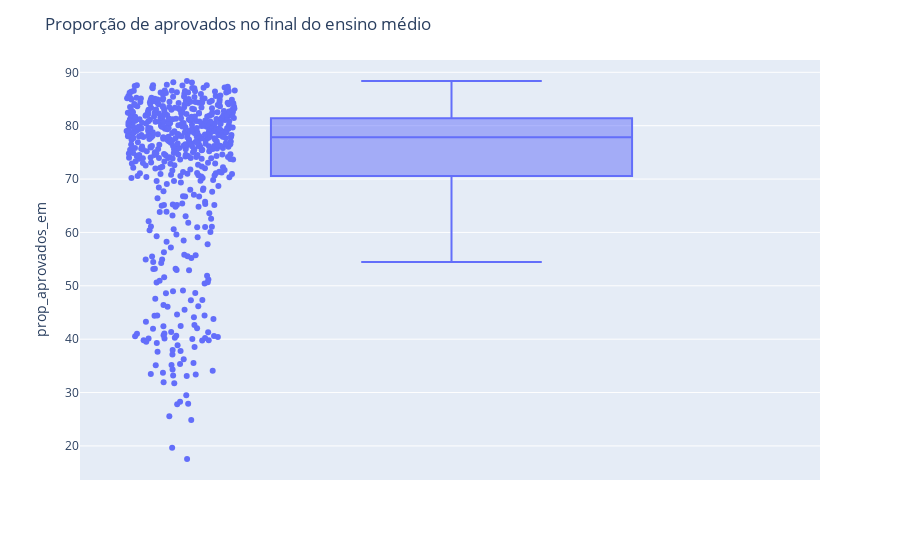

The notebook cell saved with this chart:
### Markdown cell above
É possível constatar através do gráfico que apenas alguns estados tem uma alta taxa de aprovação, entranto esse mesmo gráfico não permite uma visualização precisa do nível de aprovados em cada município.

### Code cell
#Organizing data
flux_filtered = flux[flux['prop_aprovados_em'] < 81.403392*1.75]
flux_filtered = flux_filtered[flux_filtered['prop_reprovados_em'] < 7.448878*1.75]
flux_filtered = flux_filtered[flux_filtered['prop_abandono_em'] < 4.283583*1.75]
#Ploting
fig = px.box(flux_filtered, y="prop_aprovados_em", points = "all", hover_data=['name'], labels={'y':'gdp'})
fig.update_layout(title_text="Proporção de concluintes do ensino médio no estado de SP")
fig.show()

### Figure 1 — Plotly figure (JSON) as saved in the notebook; plotly's stock layout.template omitted (floating-point values rounded to 4 significant figures; data arrays with more than 128 entries replaced by an {"elided": "..."} marker saying what was removed)
{"data": [{"alignmentgroup": "True", "boxpoints": "all", "customdata": {"elided": "592x1 str values"}, "hovertemplate": "prop_aprovados_em=%{y}<br>name=%{customdata[0]}<extra></extra>", "legendgroup": "", "marker": {"color": "#636efa"}, "name": "", "notched": false, "offsetgroup": "", "orientation": "v", "showlegend": false, "type": "box", "x0": " ", "xaxis": "x", "y": {"elided": "592 float values"}, "y0": " ", "yaxis": "y"}], "layout": {"boxmode": "group", "legend": {"tracegroupgap": 0}, "margin": {"t": 60}, "title": {"text": "Proporção de aprovados no final do ensino médio"}, "xaxis": {"anchor": "y", "domain": [0, 1]}, "yaxis": {"anchor": "x", "domain": [0, 1], "title": {"text": "prop_aprovados_em"}}}}
